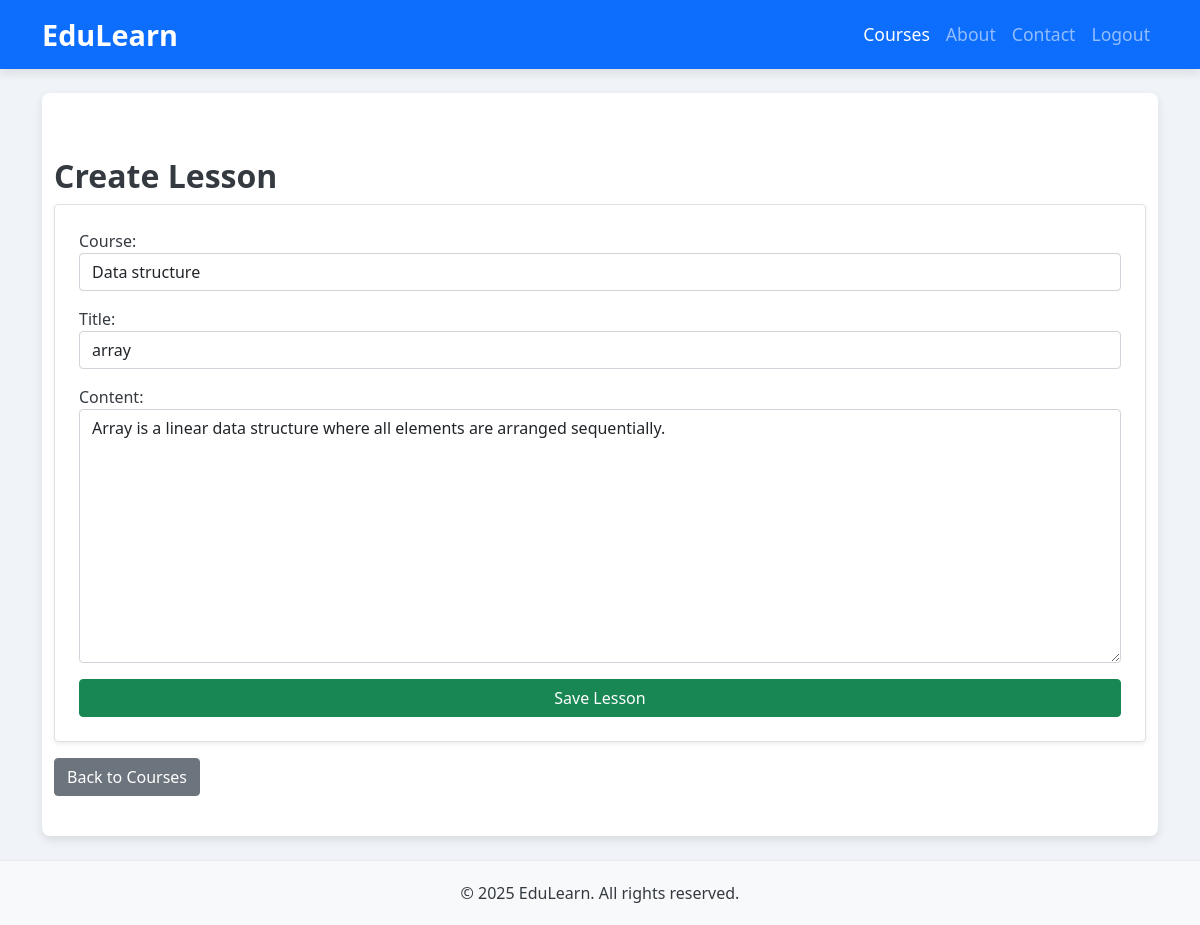
The app's page /lesson/2/update/ (signed in) with its own data.
### courses/models.py (models this page shows, shortened)
class Lesson(models.Model):
    course = models.ForeignKey(Course, on_delete=models.CASCADE, related_name='lessons')
    title = models.CharField(max_length=200)
    content = models.TextField()
    video_url = models.URLField(null=True, blank=True)
    completion_status = models.BooleanField(default=False)

class Course(models.Model):
    title = models.CharField(max_length=200)
    description = models.TextField()
    duration = models.IntegerField(help_text="Duration in hours")
    thumbnail = models.ImageField(upload_to='course_thumbnails/', null=True, blank=True)
    created_at = models.DateTimeField(auto_now_add=True)
    def __str__(self):
        return self.title

### courses/views.py (the view)
# urls.py: path('lesson/<int:lesson_id>/update/', lesson_update, name='lesson_update'),
@login_required
def lesson_update(request, lesson_id):
    lesson = get_object_or_404(Lesson, id=lesson_id)
    if request.method == "POST":
        form = LessonForm(request.POST, instance=lesson)
        if form.is_valid():
            form.save()
            messages.success(request, "Lesson updated successfully!")
            return redirect('course_list')
    else:
        form = LessonForm(instance=lesson)
    return render(request, 'courses/lesson_form.html', {'form': form})

### courses/forms.py
class LessonForm(forms.ModelForm):
    class Meta:
        model = Lesson
        fields = ['course', 'title', 'content']
        widgets = {
            'course': forms.Select(attrs={'class': 'form-control'}),
            'title': forms.TextInput(attrs={'class': 'form-control'}),
            'content': forms.Textarea(attrs={'class': 'form-control'}),
        }

### templates/courses/lesson_form.html (shortened to what this page needs)
{% extends "courses/base.html" %}
{% block content %}
<div class="container mt-4">
    <h2>{{ lesson.id|default:"Create" }} Lesson</h2>
    <form method="post" class="p-4 border rounded bg-white shadow-sm">
        {{ form.as_p }}
        <button type="submit" class="btn btn-success w-100">Save Lesson</button>
    </form>
    <a href="{% url 'course_list' %}" class="btn btn-secondary mt-3">Back to Courses</a>
</div>
{% endblock %}

### templates/courses/base.html (style rules this page uses)
body { background-color: #f0f4f8; font-family: 'Segoe UI', Tahoma, Geneva, Verdana, sans-serif; color: #343a40; }
h1, h2 { font-weight: 700; }

### records on screen
Lesson: course "Data structure", content "Array is a linear data structure where all elements are arranged sequentially."
Course: title "array"

### other values on screen
{{ lesson.id|default:"Create" }} "Create"
